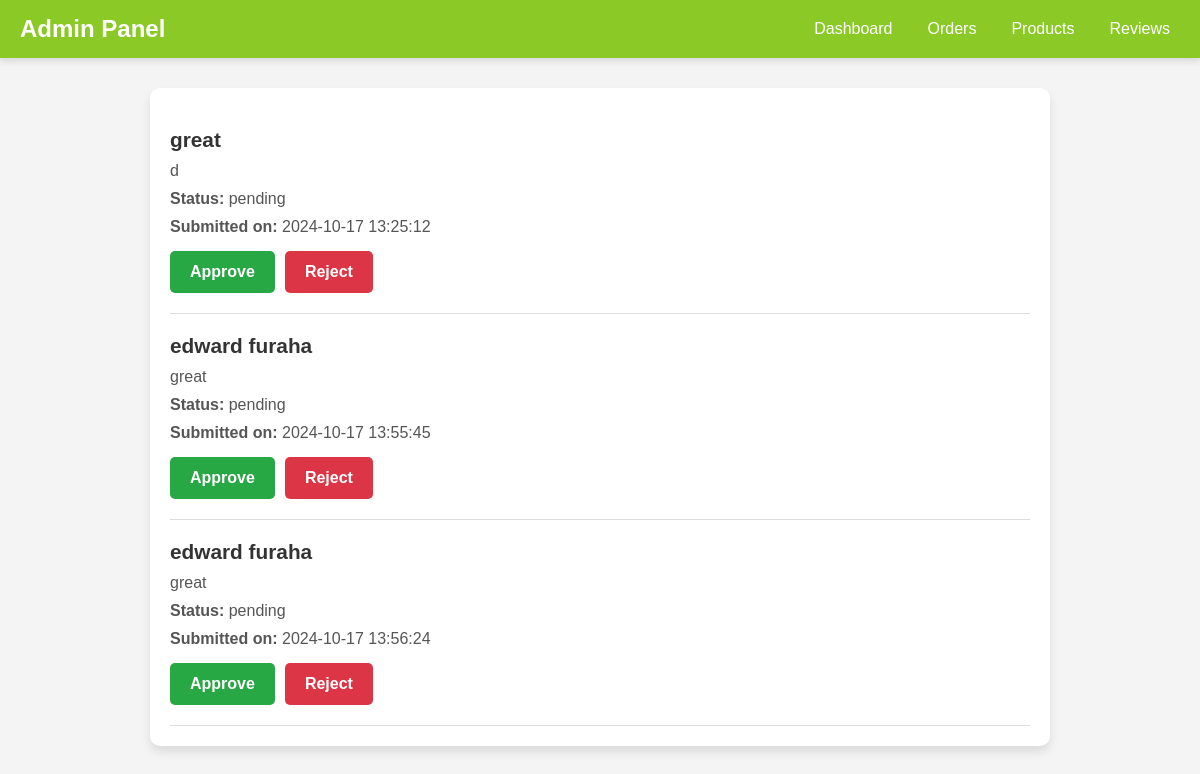
The page /admin/admin_reviews.php (signed in) on the database its author committed.
### tables this page shows
CREATE TABLE `reviews` (
  `id` int(11) NOT NULL,
  `product_id` int(11) NOT NULL,
  `name` varchar(255) NOT NULL,
  `review` text NOT NULL,
  `status` enum('pending','approved','rejected') DEFAULT 'pending',
  `created_at` timestamp NOT NULL DEFAULT current_timestamp()
);

### admin/admin_reviews.php (the view, shortened to what this page needs)
<?php
$conn = new mysqli('localhost', 'root', '', 'shop');
$sql = "SELECT * FROM reviews WHERE status = 'pending'";
$result = $conn->query($sql);
?>
<!DOCTYPE html>
<html lang="en">
<head>
    <link rel="stylesheet" type="text/css" href="styles.css">
</head>
<body>
<div class="navbar" style="background-color: #8ac926;">
    <div class="logo">Admin Panel</div>
    <div class="nav-links" style="color: white;">
        <a href="dashboard.php" style="color: white;">Dashboard</a>
        <a href="orders.php" style="color: white;">Orders</a>
        <a href="products.php" style="color: white;">Products</a>
        <a href="admin_reviews.php" style="color: white;">Reviews</a>
    </div>
</div>
<div class="reviews-container">
    <?php
    if ($result->num_rows > 0) {
        while ($review = $result->fetch_assoc()) {
            echo "<div class='review-card'>";
            echo "<h3>" . htmlspecialchars($review['name']) . "</h3>";
            echo "<p>" . nl2br(htmlspecialchars($review['review'])) . "</p>";
            echo "<p><strong>Status:</strong> " . htmlspecialchars($review['status']) . "</p>";
            echo "<p><strong>Submitted on:</strong> " . htmlspecialchars($review['created_at']) . "</p>";
            echo "<div class='review-actions'>";
            echo "<a class='btn approve' href='approve_review.php?id=" . $review['id'] . "'>Approve</a>";
            echo "<a class='btn reject' href='reject_review.php?id=" . $review['id'] . "'>Reject</a>";
            echo "</div>";
            echo "</div>";
        }
    } else {
        echo "<p class='no-reviews'>No pending reviews found.</p>";
    }
    ?>
</div>
</body>
</html>

### admin/styles.css (style rules this page uses)
body { font-family: Arial, sans-serif; background-color: #f4f4f4; margin: 0; padding: 0; }
* { box-sizing: border-box; }
body { margin: 0px; font-family: 'segoe ui'; }
.navbar { display: flex; justify-content: space-between; align-items: center; padding: 10px 20px; background-color: #8ac926; color: white; }
.navbar .logo { font-size: 1.5rem; font-weight: bold; }
.navbar .nav-links { display: flex; gap: 15px; }
.navbar .nav-links a { color: white; text-decoration: none; font-size: 1rem; }

### admin/admin_reviews.php (style rules this page uses)
body { font-family: 'Arial', sans-serif; background-image: url('trial/frontend/uploads/pc-wallpapers-v0-6q5bm9ch16xc1.webp'); background-size: cover; background-position: center; background-repeat: no-repeat; margin: 0; padding: 0; color: #333; }
.navbar { display: flex; justify-content: space-between; align-items: center; padding: 15px 20px; background-color: #8ac926; color: white; box-shadow: 0px 4px 6px rgba(0, 0, 0, 0.1); }
.nav-links a { margin: 0 10px; color: white; text-decoration: none; font-size: 1rem; }
.reviews-container { max-width: 900px; margin: 30px auto; padding: 20px; background-color: white; box-shadow: 0px 6px 10px rgba(0, 0, 0, 0.1); border-radius: 10px; }
.review-card { border-bottom: 1px solid #ddd; padding: 20px 0; transition: background-color 0.3s ease-in-out; }
.review-card h3 { margin: 0; font-size: 1.3rem; color: #333; }
.review-card p { color: #555; margin: 10px 0; }
.review-actions { margin-top: 15px; display: flex; gap: 10px; }
.btn { padding: 12px 20px; border: none; border-radius: 5px; font-weight: bold; cursor: pointer; text-decoration: none; color: white; transition: background-color 0.3s, transform 0.2s; }
.approve { background-color: #28a745; }
.reject { background-color: #dc3545; }

### rows shown on the page
reviews: name "great", review "d", status "pending", created_at "2024-10-17 13:25:12"
reviews: name "edward furaha", review "great", status "pending", created_at "2024-10-17 13:55:45"
reviews: name "edward furaha", review "great", status "pending", created_at "2024-10-17 13:56:24"
